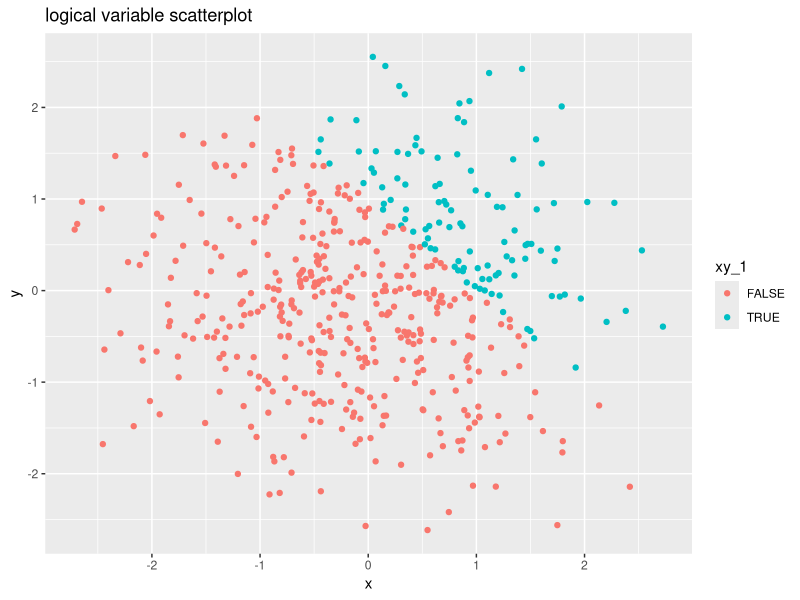
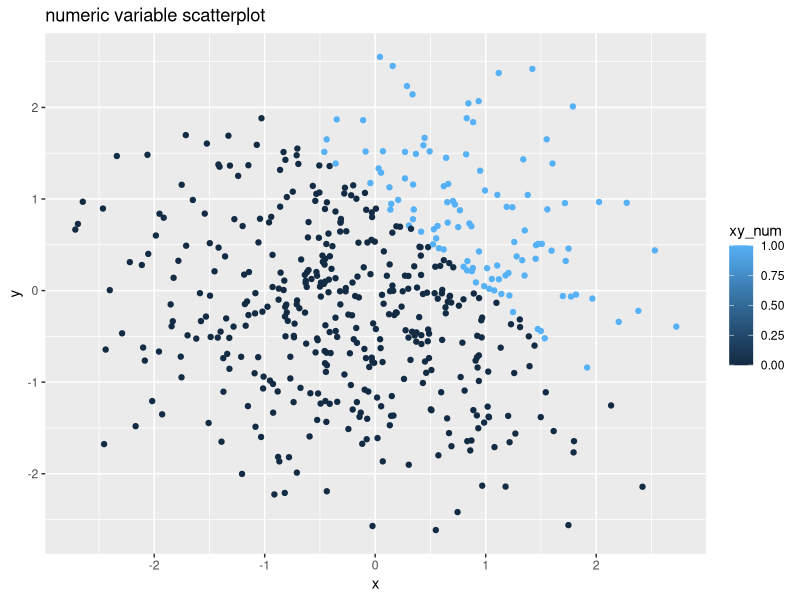
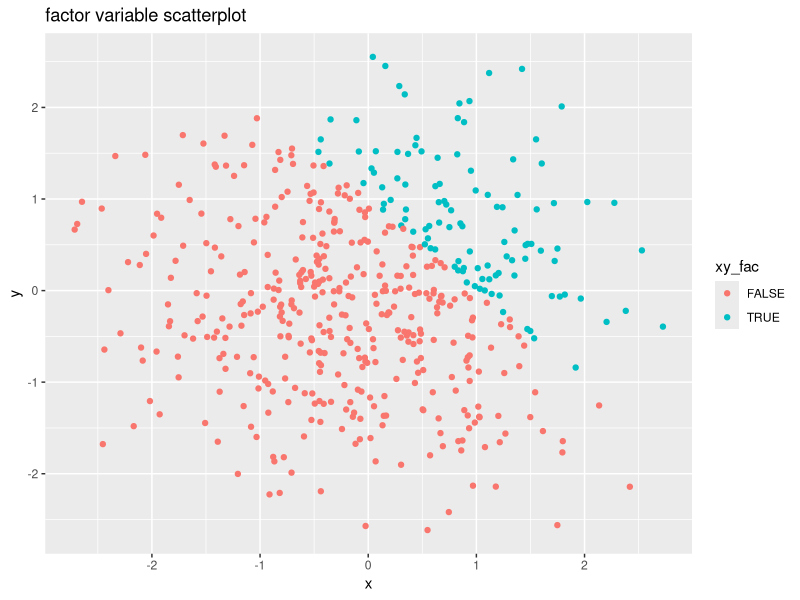
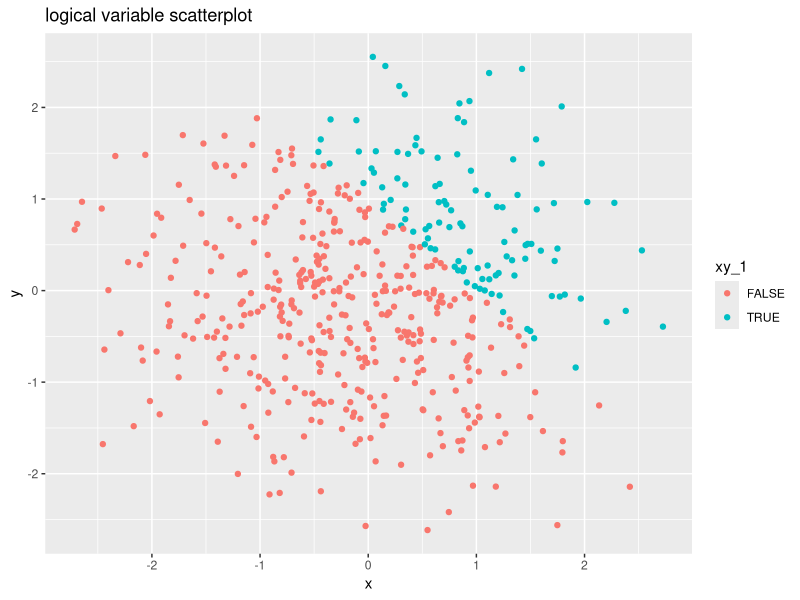

The R script that drew these images, in order:
## ---- chunk 1
knitr::opts_chunk$set(echo = TRUE)
## ---- chunk 2
library(tidyverse)
## ---- chunk 3
#create dataframe
set.seed(500)
df = tibble(
  nsamp = rnorm(8),
  nsamp_pos = nsamp > 0,
  vec_char = c("a","b","c","d","e","f","g","h"),
  vec_fac = factor(c("1","1","1","2","2","2","3","3"))
)

#take the mean of each varaible
mean_nsamp = mean(pull(df, nsamp))
#mean_nsamp
mean_nsamp_pos = mean(pull(df, nsamp_pos))
#mean_nsamp_pos
mean_vec_char = mean(pull(df, vec_char))

#mean_vec_char
mean_vec_fac = mean(pull(df, vec_fac))
#mean_vec_fac
## ---- chunk 4
#create the data frame
set.seed(500)
df2 = tibble(
  x = rnorm(500),
  y = rnorm(500),
  xy_1 = x + y > 1,
  xy_num = as.numeric(xy_1),
  xy_fac = as.factor(xy_1) 
)
## ---- chunk 5
#create the scatterplot by using gg plot
library(ggplot2)

ggplot(data=df2, aes(x = x, y = y, color = xy_1)) + geom_point() + labs(title = "logical variable scatterplot")
#save the plot
ggsave("logical variable scatterplot.pdf")

ggplot(data=df2, aes(x = x, y = y, color = xy_num)) + geom_point()+ labs(title = "numeric variable scatterplot")
ggplot(data=df2, aes(x = x, y = y, color = xy_fac)) + geom_point()+ labs(title = "factor variable scatterplot")
